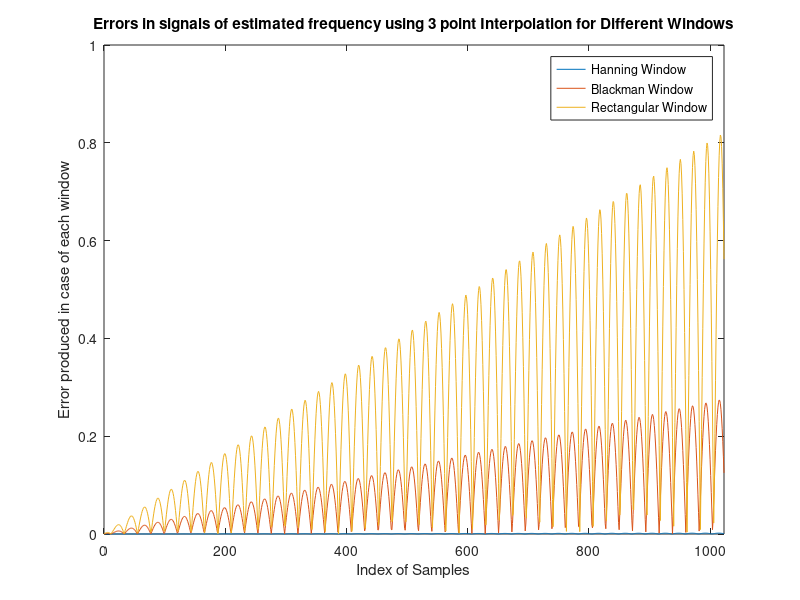

MATLAB code for this plot:
N =1024;
n = 0:1:N-1; % index grid for sampling
fs = 44100;



x2 = sin(2*pi*1000*n/fs);
x2_hann = sin(2*pi*999.9875*n/fs);
x2_black = sin(2*pi*998.099*n/fs);
x2_rect = sin(2*pi*994.1966*n/fs);

Error_hann = abs(x2_hann - x2);
Error_black = abs(x2_black - x2);
Error_rect = abs(x2_rect - x2);

plot(n , Error_hann);
hold on
plot(n , Error_black);
hold on
plot(n , Error_rect);
hold off
title('Errors in signals of estimated frequency using 3 point Interpolation for Different Windows');
legend('Hanning Window' , 'Blackman Window' , 'Rectangular Window');
xlabel('Index of Samples');
ylabel('Error produced in case of each window');
xlim([0 1023]);